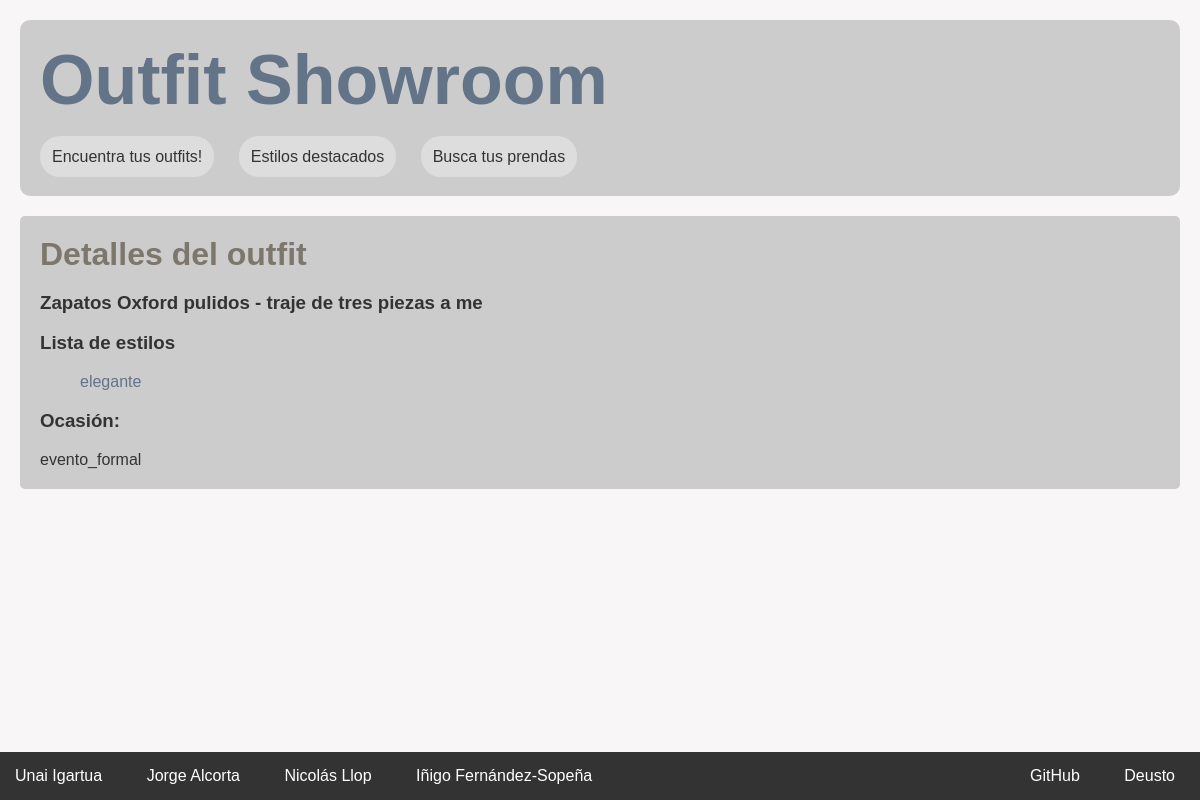
The app's page /appOutfitShowroom/outfit/1, older data.
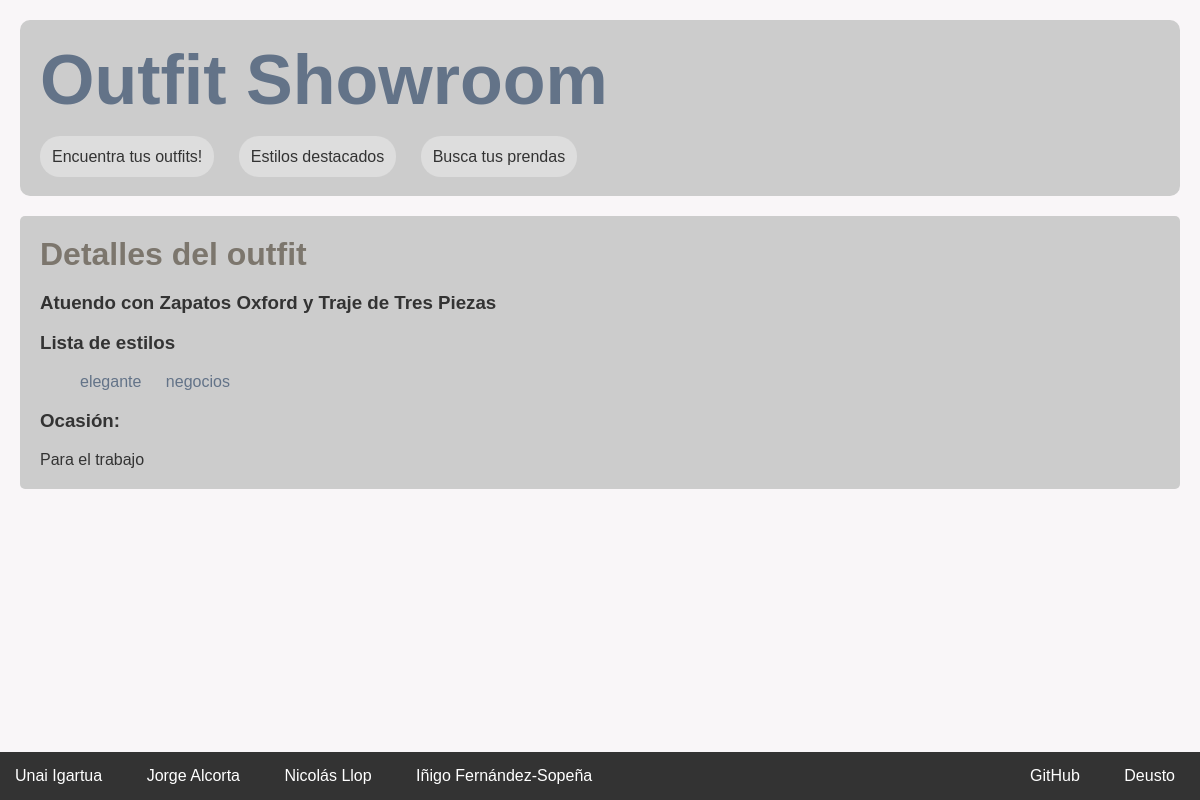
The same page, newer data.
### appOutfitShowroom/models.py (models this page shows, shortened)
class Outfit(models.Model):
    nombre = models.CharField(max_length=200)
    descripcion = models.TextField(max_length=700)
    ocasion = models.ForeignKey(Ocasion, on_delete=models.CASCADE)
    estilo = models.ManyToManyField(Estilo)
    precio = models.IntegerField(default=0)
    imagen = models.ImageField(upload_to='img',blank=True,null=True,verbose_name='Image')
    fecha = models.DateTimeField(auto_now_add=True)

class Estilo(models.Model):
    nombre = models.CharField(max_length=50)

class Ocasion(models.Model):
    nombre = models.CharField(max_length=50)

### appOutfitShowroom/views.py (the view)
# urls.py: path('outfit/<int:outfit_id>', views.detalles_outfit, name='outfit'),
def detalles_outfit(request, outfit_id):
	outfit = Outfit.objects.get(pk=outfit_id)
	ocasion = Ocasion.objects.get(pk=outfit_id)
	estilos = Estilo.objects.filter(outfit=outfit_id)
	context = {'titulo_pagina': "Detalles del outfit", 'outfit': outfit,  'ocasion': ocasion, 'estilos': estilos}
	return render(request, 'outfit.html', context)

### appOutfitShowroom/templates/outfit.html
{% extends "base.html" %}
{% load static %}
{% block contenido %}
<h2>Detalles del outfit</h2>
{% if outfit %}
    <h3>{{ outfit.nombre}}</h3>
	<h3>Lista de estilos</h3>
	{% if estilos %}
		<ol>
		{% for e in estilos %}
			<li>
				<a href="{% url 'estilo' e.id %}">{{ e.nombre}}</a>
			</li>
		{% endfor %}
		</ol>
	{% else %}
		<p>No tiene estilos asociados.</p>
	{% endif %}
    {% if ocasion %}
        <h3>Ocasión:</h3>
        <p>{{ocasion.nombre}}</p>
    {% endif %}
{% else %}
    <p>No existe este outfit.</p>
{% endif %}
{% endblock %}

Row changes from the older to the newer data that the page shows:
changed Outfit: nombre "Zapatos Oxford pulidos - traje de tres piezas a me" → "Atuendo con Zapatos Oxford y Traje de Tres Piezas"
added Estilo: nombre "negocios"
changed Ocasion: nombre "evento_formal" → "Para el trabajo"
